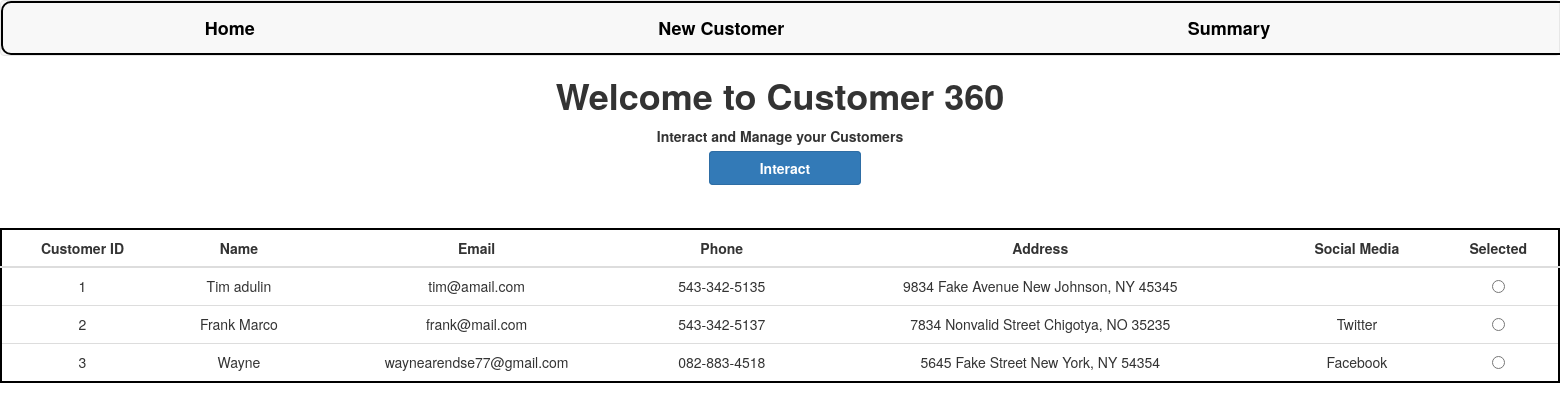
The page / on the database its author committed.
### customer360/models.py (models this page shows, shortened)
class Customer(models.Model):
    id = models.AutoField(primary_key=True)
    name = models.CharField(max_length=100)
    email = models.EmailField(max_length=100)
    phone = models.CharField(max_length=20)
    address = models.CharField(max_length=200)
    social_media=models.CharField(max_length=100, blank=True)

### customer360/views.py (the view)
# urls.py: path('',views.index,name="index"),
def index(request):
    customers = Customer.objects.all()
    context = {"customers":customers}
    return render(request,"index.html",context=context)

### customer360/templates/index.html (shortened to what this page needs)
{% extends 'base.html' %}
{% load static %}
{% block content %}
<html>
    <head>
    </head>
    <body>
        <h1>Welcome to Customer 360</h1>
        <p>Interact and Manage your Customers</p>
        <a class="btn btn-primary" style="font-weight:bold; display:inline" onclick="set_customer()">Interact</a>
        <table class="table">
            <thead>
                <tr>
                    <th>Customer ID</th>
                    <th>Name</th>
                    <th>Email</th>
                    <th>Phone</th>
                    <th>Address</th>
                    <th>Social Media</th>
                    <th>Selected</th>
                </tr>
            </thead>
            <tbody>
                {% for customer in customers %}
                    <tr>
                        <td>{{customer.id }}</td>
                        <td>{{customer.name }}</td>
                        <td>{{customer.email }}</td>
                        <td>{{customer.phone }}</td>
                        <td>{{customer.address }}</td>
                        <td>{{customer.social_media}}
                        <td>
                            <input type="radio" name="selected_customers" value="{{ customer.id }}">
                        </td>
                    </tr>
                {% endfor %}
            </tbody>
        </table>
    </body>
</html>
{% endblock content %}

### customer360/templates/base.html (shortened to what this page needs)
{% load static %}
<!DOCTYPE html>
<html>
    <head>
        <link rel="stylesheet" href="https://maxcdn.bootstrapcdn.com/bootstrap/3.4.1/css/bootstrap.min.css">
        <link rel="stylesheet" href="{% static 'css/main.css' %}">
    </head>
    <body>
        <nav class="navbar navbar-default">
                <ul class="nav navbar-nav">
                    <li>
                        <a style="color:black;" href="/">Home</a>
                    </li>
                    <li>
                        <a  style="color:black;" href="/create">New Customer</a>
                    </li>
                    <li>
                        <a style="color:black;" href="/summary">Summary</a>
                    </li>
                </ul>
        </nav>
        {% block content %}
        {% endblock %}
    </body>
</html>

### static/css/main.css (style rules this page uses)
body { text-align: center; margin: auto; }
h1,p { font-weight: bold; }
table { margin: auto; border: 2px solid #000000; margin-top: 50px; border-radius: 15px; background-color: white; text-align: center; }
th { text-align: center; }
.nav { width: 200%; border: 2px solid black; border-radius: 10px; }
.nav li { margin-right: 6%; margin-left: 6%; font-size: large; font-weight: bold; }
.btn { display: flex; margin-top: 10px; margin-bottom: 10px; padding-left: 50px; padding-right: 50px; text-align: left; margin-left: 10px; }

### rows shown on the page
Customer: id "1", name "Tim adulin", email "tim@amail.com", phone "543-342-5135", address "9834 Fake Avenue New Johnson, NY 45345"
Customer: id "2", name "Frank Marco", email "frank@mail.com", phone "543-342-5137", address "7834 Nonvalid Street Chigotya, NO 35235", social_media "Twitter"
Customer: id "3", name "Wayne", email "waynearendse77@gmail.com", phone "082-883-4518", address "5645 Fake Street New York, NY 54354", social_media "Facebook"
